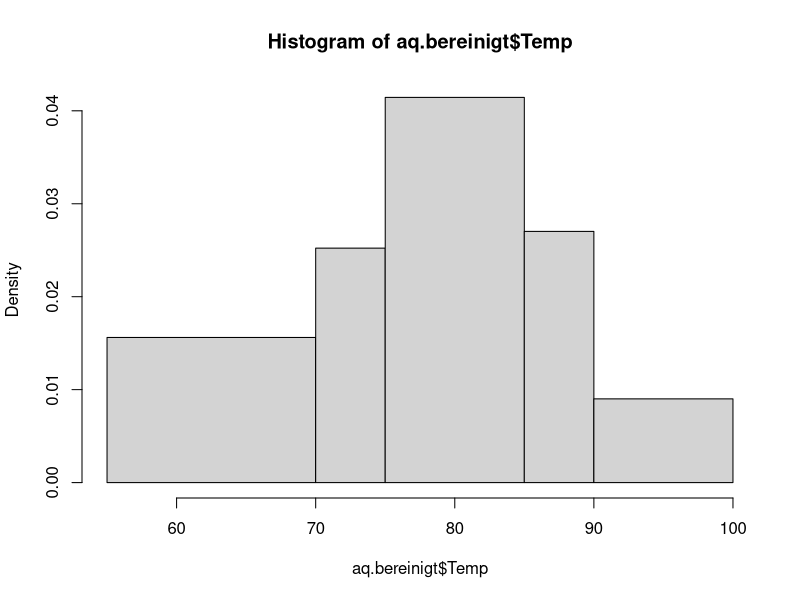
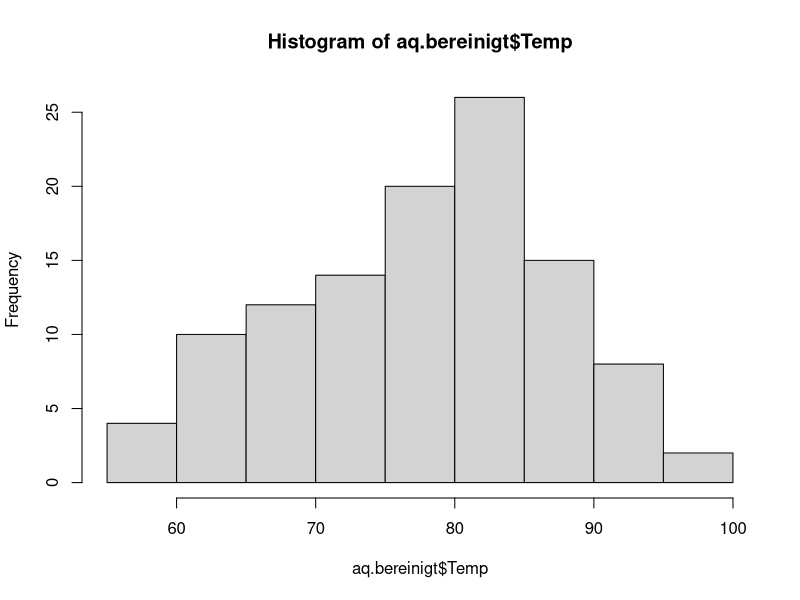
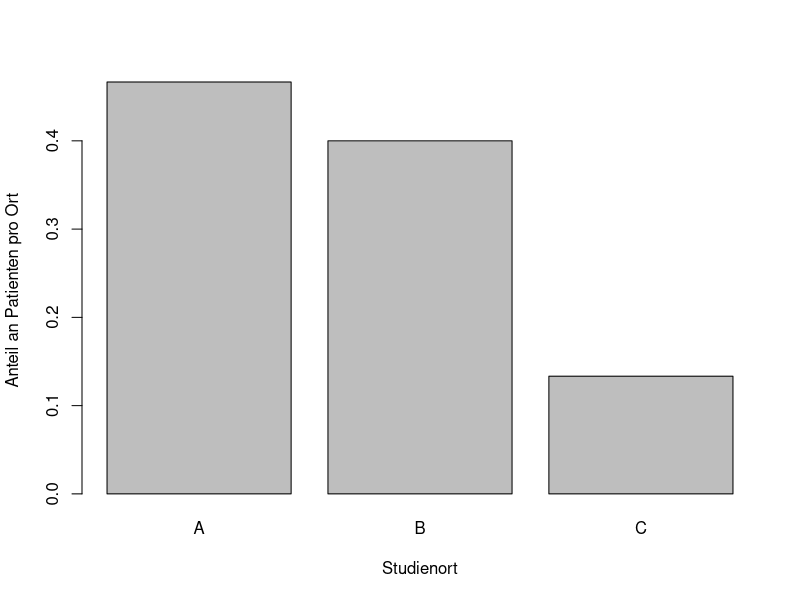
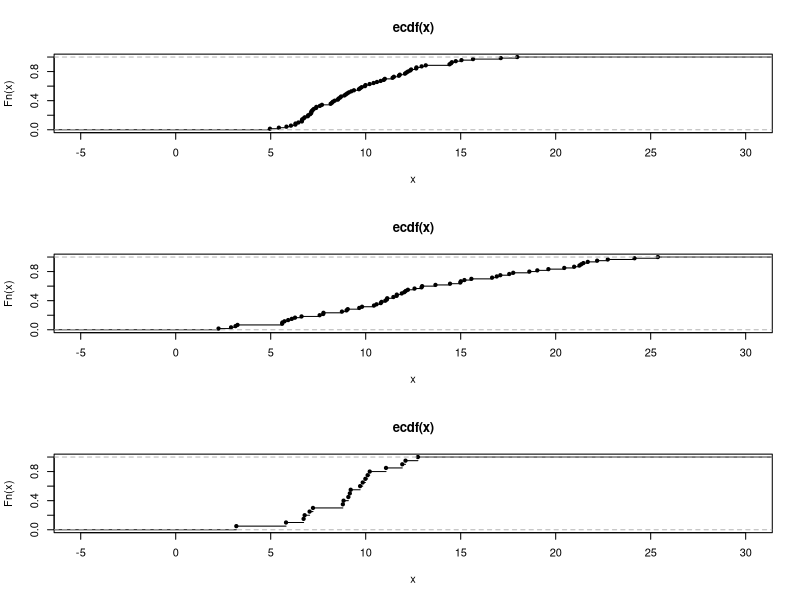
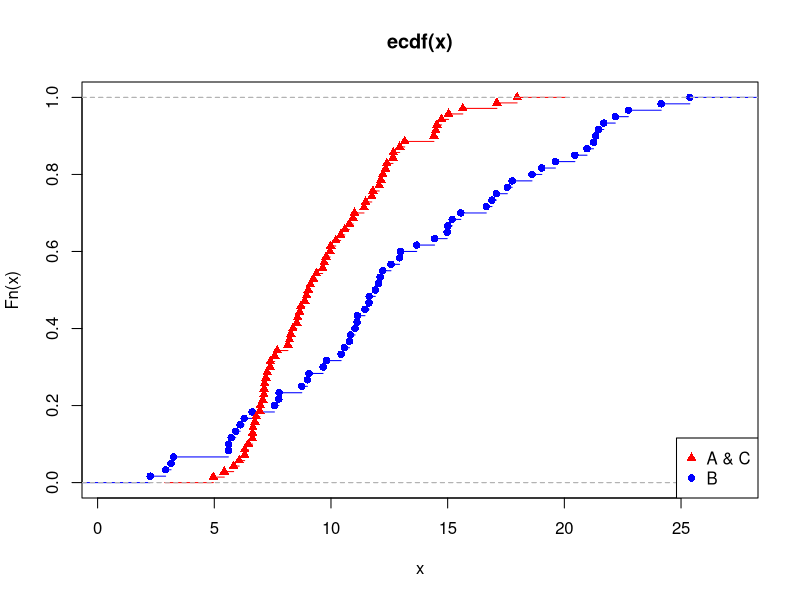

R code for these plots, in order:
#####################################
#        WRUMS WS 2018/2019         #
#   L�sungsvorschlag f�r Blatt 1    #
#####################################

## Aufgabe 1:
# a)
# Patientennummer:      Ordinal, falls nummeriert. Nominal, falls verschl�sselt.
# Vorname:              Nominal
# Nachname:             Nominal
# Geschlecht:           Nominal (ggf. bin�r)
# Alter in Jahren:      Quantitativ diskret
# Blutgruppe:           Nominal
# Blutdruck:            Quantitativ stetig, obwohl meist diskret (ganzzahlig) 
#                       gemessen
# Herzfrequenz:         Quantitativ stetig, obwohl meist diskret (/min) gemessen
# Anz. Vorerkrankungen: Quantitativ diskret

# b)
# Datum des Spiels:       Sonderfall. Zuerst Nominal, Umwandlung in Quantitativ 
#                         m�glich. Bspw. Umwandlung in Tage seit Neujahr
# Namen der Mannschaften: Nominal
# Tore der Mannschaften:  Quantitativ diskret
# Ex. Uhrzeit d Ansto�es: Sonderfall. Zuerst Nominal, Umwandlung in Quantitativ 
#                         m�glich. Bspw. Umwandlung in Minuten oder Sekunden 
#                         seit Mittag.
# Tabellenpl�tze:         Ordinal
# Anzahl Zuschauer:       Quantitativ diskret


## Aufgabe 2:
data(airquality)
# a)
?airquality
# Ozone parts per billion
# Solar.R Solar radiation in Langleys in the frequency band 4000-7700 Angstroms
# Wind miles/hour
# Month: 1-12 f�r Jan-Dez.
# Day: 1-31

# b)
aq.bereinigt <- na.omit(airquality)

# c)
summary(aq.bereinigt$Temp) # min = 57, max = 97
# alternativ
min(aq.bereinigt$Temp)
max(aq.bereinigt$Temp)

hist(aq.bereinigt$Temp, breaks=c(55,70,75,85,90,100))
# zum Vergleich:
hist(aq.bereinigt$Temp, breaks=10)

remove(airquality, aq.bereinigt)

## Aufgabe 3:
ID <- 1:150
set.seed(1)
location <- sample(c(rep("A",70), rep("B",60), rep("C",20)))
result <- c()
result[location=="A"] <- rnorm(70, mean=10, sd=3)
result[location=="B"] <- rnorm(60, mean=12, sd=6)
result[location=="C"] <- rnorm(20, mean=9, sd=2)
dat <- data.frame(ID=ID, location=location, result=result)
remove(ID,location,result)

# a)
table(dat$location)
# A  B  C 
# 70 60 20
barplot(table(dat$location)/150,  ylab="Anteil an Patienten pro Ort", 
        xlab="Studienort")

# b)
welcheA <- dat$location=="A"
welcheB <- dat$location=="B"
welcheC <- dat$location=="C"

par(mfrow=c(3,1))
plot.ecdf(dat$result[welcheA], xlim=c(-5,30))
plot.ecdf(dat$result[welcheB], xlim=c(-5,30))
plot.ecdf(dat$result[welcheC], xlim=c(-5,30))
par(mfrow=c(1,1))

# c)
# A und C �hneln sich stark bez�glich Lage und Streuung. 
# B ist daher die Ausrei�ergruppe.
plot.ecdf(dat$result[welcheB], col="blue", pch=16)
plot.ecdf(dat$result[c(welcheA,welcheC)], add=T, col="red", pch=17)
legend(x="bottomright", legend=c("A & C", "B"), col=c("red", "blue"), 
       pch=c(17,16))
